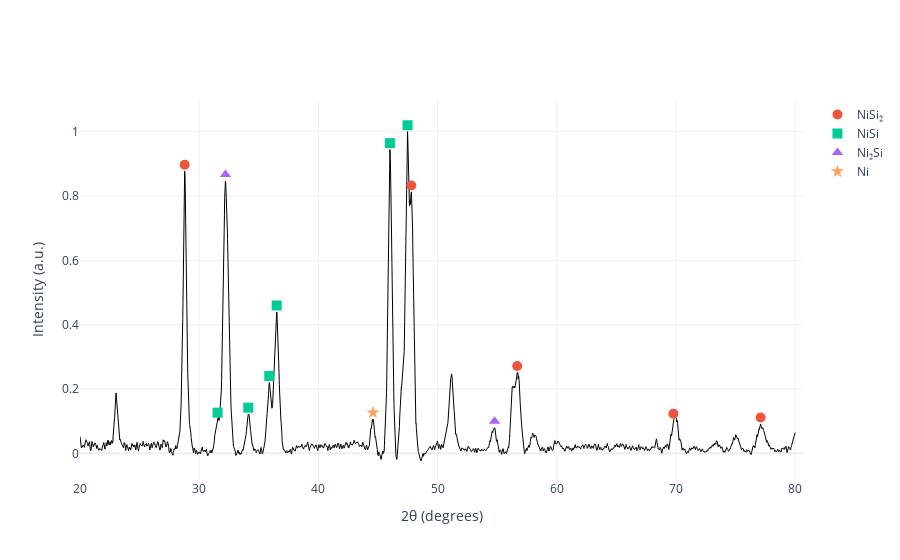

This figure's notebook cell:
### Code cell
import plotly.graph_objects as go

fig = go.Figure()

fig.add_trace(go.Scatter(
    x=data['Angle'], 
    y=data['intensity_norm'],
    mode='lines',
    name=name,
    showlegend=False,
    line=dict(color='black', width=1)
))


phases = {
    'NiSi₂': {'indices': NiSi2_peaks_index, 'symbol': 'circle'},
    'NiSi':  {'indices': NiSi_peaks_index,  'symbol': 'square'},
    'Ni₂Si': {'indices': Ni2Si_peaks_index, 'symbol': 'triangle-up'},
    'Ni':    {'indices': Ni_peaks_index,    'symbol': 'star'}
}

# 3. Add markers for each phase
for phase, info in phases.items():
    # Extract X and Y values for these specific peaks
    peak_angles = data['Angle'].iloc[peaks[info['indices']]]
    peak_heights = data['intensity_norm'].iloc[peaks[info['indices']]]
    
    fig.add_trace(go.Scatter(
        x=peak_angles,
        y=peak_heights + 0.02, # Small vertical offset
        mode='markers',
        marker=dict(symbol=info['symbol'], size=10),
        name=phase
    ))


fig.update_layout(
    xaxis_title="2θ (degrees)",
    yaxis_title="Intensity (a.u.)",
    template="plotly_white",
    hovermode="x unified"
)

fig.show()

### Figure 1 — Plotly figure (JSON) as saved in the notebook; plotly's stock layout.template omitted (floating-point values rounded to 4 significant figures; data arrays with more than 128 entries replaced by an {"elided": "..."} marker saying what was removed)
{"data": [{"line": {"color": "black", "width": 1}, "mode": "lines", "name": "NiSi2_900", "showlegend": false, "type": "scatter", "x": {"elided": "3001 float values"}, "y": {"elided": "3001 float values"}}, {"marker": {"size": 10, "symbol": "circle"}, "mode": "markers", "name": "NiSi₂", "type": "scatter", "x": [28.78, 47.8, 56.68, 69.78, 77.1], "y": [0.897, 0.8326, 0.2714, 0.1235, 0.1113]}, {"marker": {"size": 10, "symbol": "square"}, "mode": "markers", "name": "NiSi", "type": "scatter", "x": [31.54, 34.12, 35.88, 36.5, 46.0, 47.48], "y": [0.1265, 0.142, 0.2405, 0.4597, 0.9644, 1.02]}, {"marker": {"size": 10, "symbol": "triangle-up"}, "mode": "markers", "name": "Ni₂Si", "type": "scatter", "x": [32.2, 54.78], "y": [0.8665, 0.09992]}, {"marker": {"size": 10, "symbol": "star"}, "mode": "markers", "name": "Ni", "type": "scatter", "x": [44.58], "y": [0.1268]}], "layout": {"hovermode": "x unified", "xaxis": {"title": {"text": "2θ (degrees)"}}, "yaxis": {"title": {"text": "Intensity (a.u.)"}}}}
